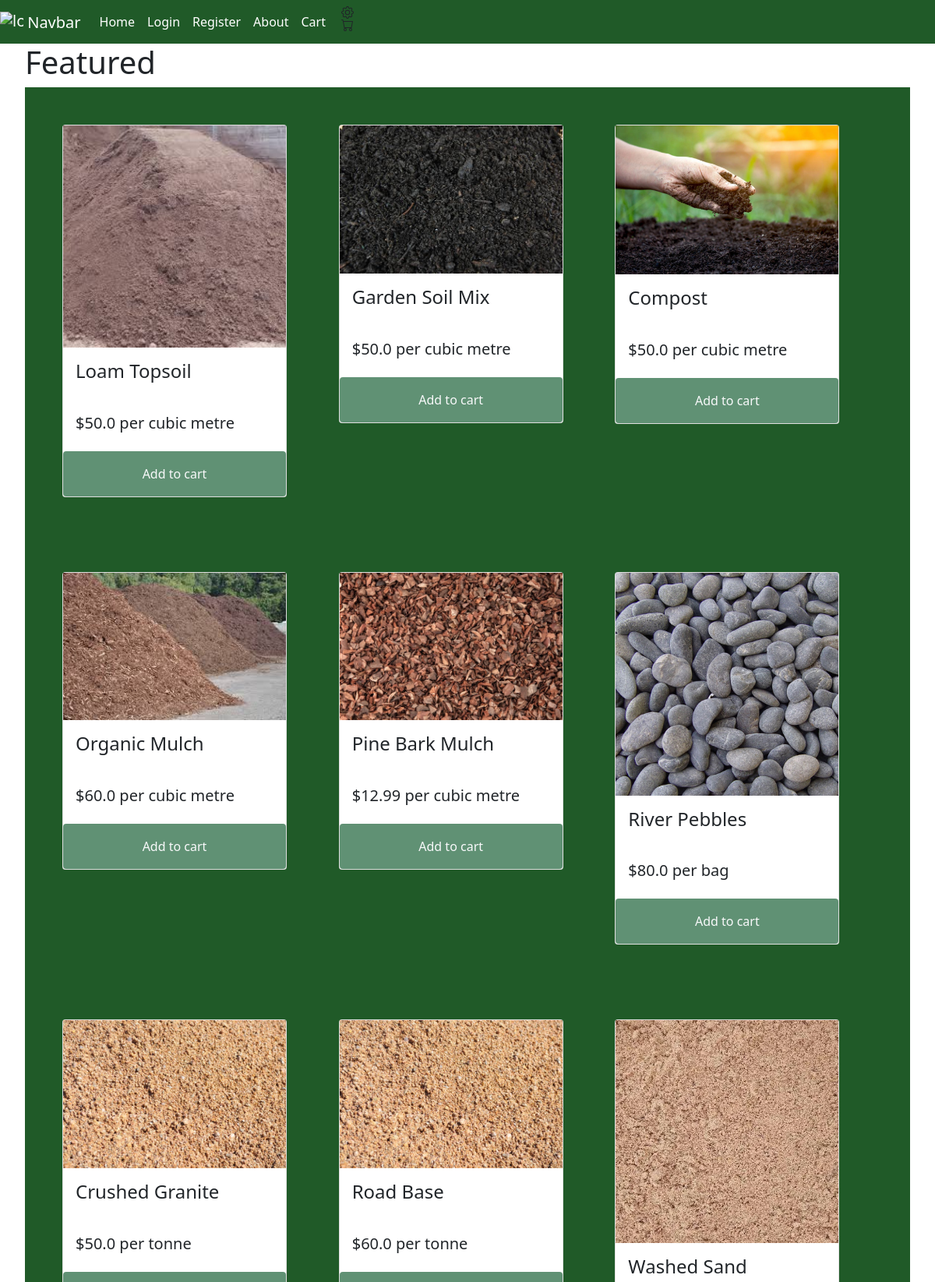
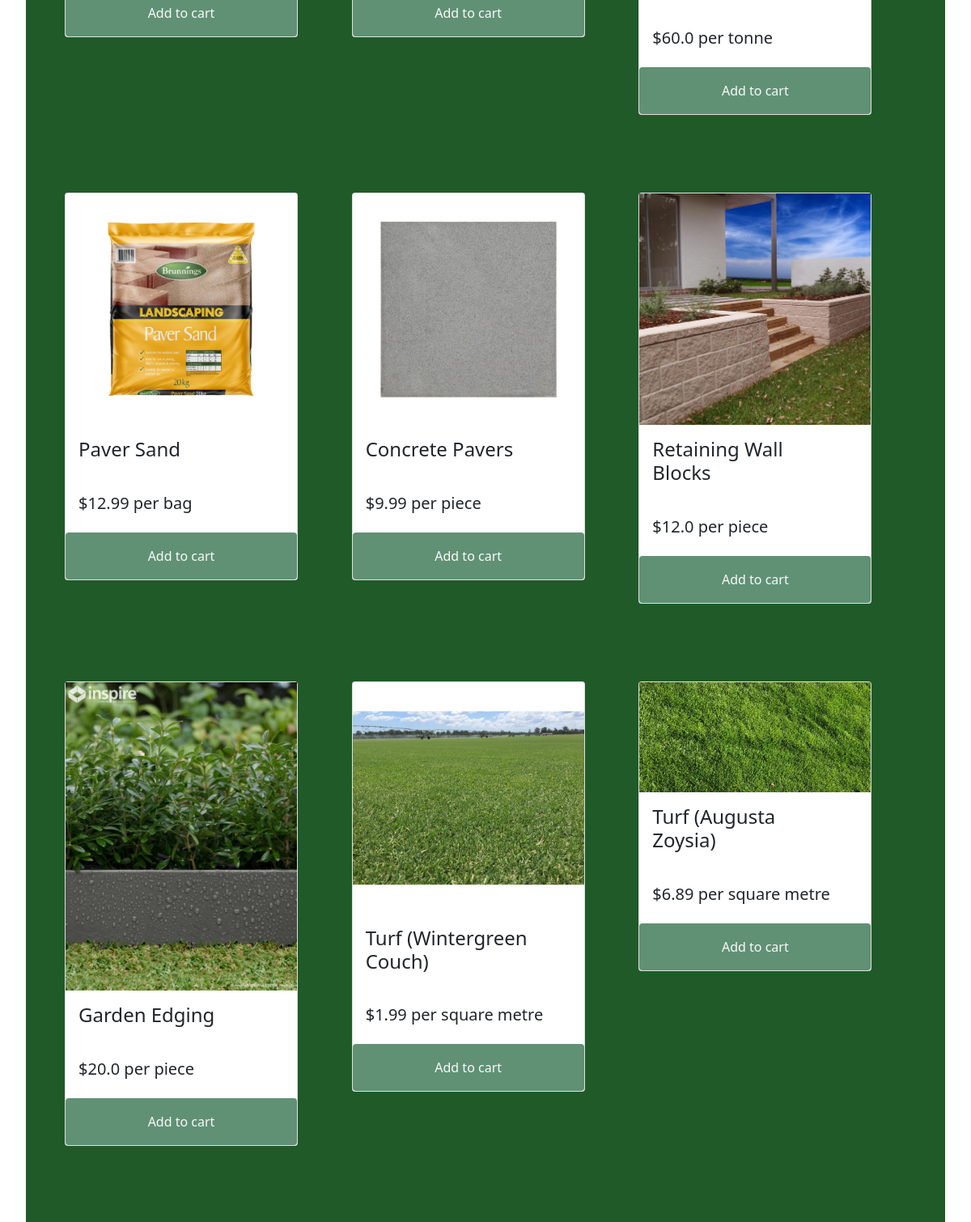
The page / (upper part) on the database its author committed (2 pictures, top to bottom).
### ORM/tables.py (models this page shows, shortened)
class Product(TimeStampedModel):
    __tablename__ = 'products'
    id = Column(Integer, primary_key=True, autoincrement=True)
    name = Column(String(100), nullable=False)
    description = Column(String, nullable=False)
    dimensions = Column(String(50), nullable=True)
    weight = Column(REAL, nullable=True)
    unit = Column(String(50), nullable=False)
    price = Column(REAL, nullable=False)
    stock_level = Column(Integer, nullable=False)
    category = Column(String(50), nullable=False)
    image = Column(String(100), nullable=False)
    orders = Relationship('Order', back_populates='product')

### main.py (the view)
@limiter.limit("5 per second")
@app.route("/", methods=['POST', 'GET'])
def products_page():
    product_list = get_products()
    return render_template("products.html", products=product_list)

### ORM/ORM_operations.py (called while the page is built)
def get_products():
    products = Product.query.all()
    return products

### main.py (called while the page is built)
@app.after_request
def add_security_headers(resp):
    resp.headers['Content-Security-Policy'] =  "default-src 'self'; object-src 'none'; base-uri 'none';" #prevents inline scripts from running and objects
    resp.headers['X-Content-Type-Options'] = 'nosniff' #forces the browser to honour the content type instead of auto detecting
    resp.headers['X-Frame-Options'] = 'SAMEORIGIN' #prevents external sites from embedding this site in iframe, helping prevent clickjacking
    return resp

### templates/products.html (shortened to what this page needs)
{%extends "base.html"%}
{%block content%}
<h1>Products</h1>
<h1>Featured</h1>
<div class="container px-5">
  <div class="row">
    {% for product in products %}
    <div class="col">
      <div class="my-5">
        <div class="card" style="width:18rem">
          <img src={{product.image}} alt={{product.name}}>
          <div class="card-body">
            <div class="row">
              <div class="col-10">
                <h4 class="card-title">{{product.name}}</h4>
              </div>
            </div>
          </div>
          <h5 class="card-text p-3">${{product.price}} {{product.unit}}</h5>
          <div class="row">
            <div class="col-12">
              <button id="add_to_cart_{{product.id}}" class="btn text-light p-3 w-100" style="background-color: #609174;">Add to cart</button>
            </div>
          </div>
        </div>
      </div>
    </div>
    {%endfor%}
  </div>
</div>
{%endblock%}

### templates/base.html (shortened to what this page needs)
<!doctype html>
<html lang="en">
  <head>
    <link href="https://cdn.jsdelivr.net/npm/bootstrap@5.0.2/dist/css/bootstrap.min.css" rel="stylesheet">
    <link rel="stylesheet" href="style.css">
  </head>
  <body>
    <nav class="navbar fixed-top navbar-expand-sm navbar-dark" style="background-color: #205A28;">
        <a
            href="#"
            class="navbar-brand mb-0 h1">
            <img
            src="/docs/4.0/assets/brand/bootstrap-logo.svg"
            alt="logo"
            width="30"
            height="24"
            class="d-inline-block align-text-top"/>
            Navbar
        </a>
        <div
            class="collapse navbar-collapse"
            id="navbarNav">
            <ul class="navbar-nav">
                <li class="nav-item active">
                    <a href="/" class="nav-link active">Home</a>
                </li>
                <li class="nav-item active">
                    <a href="{{url_for('login')}}" class="nav-link active">Login</a>
                </li>
                <li class="nav-item active">
                    <a href="{{url_for('register')}}" class="nav-link active">Register</a>
                </li>
                <li class="nav-item active">
                    <a href="{{url_for('about_page')}}" class="nav-link active">About</a>
                </li>
                <li class="nav-item active">
                    <a href="{{url_for('shopping_cart_page')}}" class="nav-link active">Cart</a>
                </li>
                <div class="container-fluid">
                    <li class="nav-item active ms-item right">
                    </li>
                    <li class="nav-item active ms-item right">
                    </li>
                </div>
            </ul>
        </div>
    </nav>
    {%block content%}{%endblock%}
  </body>
</html>

### static/style.css (style rules this page uses)
.container { background-color: #205A28; }
body { margin-left : 2rem; margin-right : 2rem; }

### rows shown on the page
Product: image (picture), name "Loam Topsoil", price "50.0", unit "per cubic metre"
Product: image (picture), name "Garden Soil Mix", price "50.0", unit "per cubic metre"
Product: image (picture), name "Compost", price "50.0", unit "per cubic metre"
Product: image (picture), name "Organic Mulch", price "60.0", unit "per cubic metre"
Product: image (picture), name "Pine Bark Mulch", price "12.99", unit "per cubic metre"
Product: image (picture), name "River Pebbles", price "80.0", unit "per bag"
Product: image (picture), name "Crushed Granite", price "50.0", unit "per tonne"
Product: image (picture), name "Road Base", price "60.0", unit "per tonne"
Product: image (picture), name "Washed Sand", price "60.0", unit "per tonne"
Product: image (picture), name "Paver Sand", price "12.99", unit "per bag"
Product: image (picture), name "Concrete Pavers", price "9.99", unit "per piece"
Product: image (picture), name "Retaining Wall Blocks", price "12.0", unit "per piece"
Product: image (picture), name "Garden Edging", price "20.0", unit "per piece"
Product: image (picture), name "Turf (Wintergreen Couch)", price "1.99", unit "per square metre"
Product: image (picture), name "Turf (Augusta Zoysia)", price "6.89", unit "per square metre"
